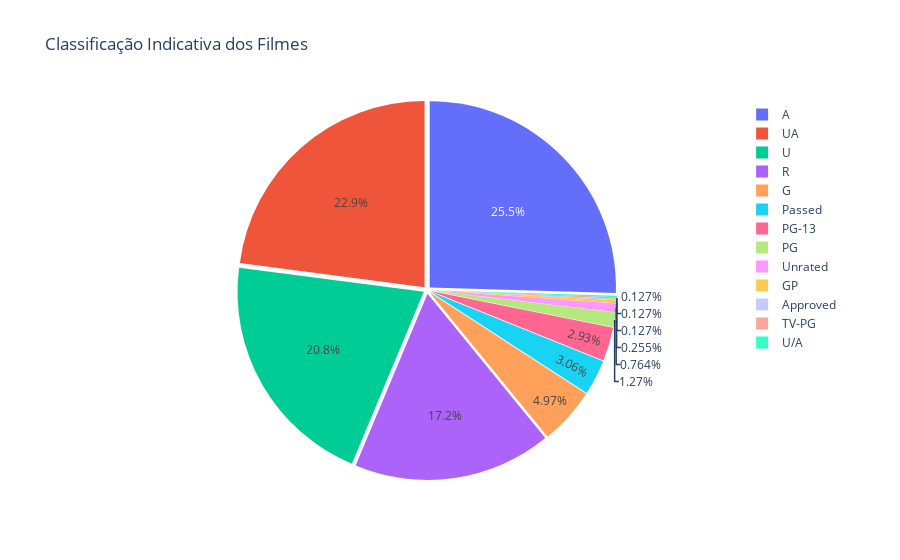

Notebook cell for this chart:
### Markdown cell above
**Classificação Indicativa dos Filmes**: Para verificar a proporção de cada classificação indicativa no Top 1000 filmes do IMDB, utilizaremos um **Gráfico de Pizza**, pois se trata de uma variável categórica nominal.

Como é possível observar, há 4 categorias superiores às outras: 
* **A** - *Adults*: Apenas adultos (+18)
* **UA**: Livre, porém crianças de 12 anos devem estar acompanhadas
* **U** - *Unrestricted*: Classificação Livre
* **R** - *Restricted*: Adolescentes (+16) acompanhados

### Code cell
pie_certificate = px.pie(
    values=df["Certificate"].value_counts(),
    names=df["Certificate"].unique(),
    title="Classificação Indicativa dos Filmes",
).update_traces(pull=0.02)
pie_certificate.show()

### Figure 1 — Plotly figure (JSON) as saved in the notebook; plotly's stock layout.template omitted (floating-point values rounded to 4 significant figures)
{"data": [{"domain": {"x": [0, 1], "y": [0, 1]}, "hovertemplate": "label=%{label}<br>value=%{value}<extra></extra>", "labels": ["A", "UA", "U", "R", "G", "Passed", "PG-13", "PG", "Unrated", "GP", "Approved", "TV-PG", "U/A"], "legendgroup": "", "name": "", "pull": 0.02, "showlegend": true, "type": "pie", "values": [200, 180, 163, 135, 39, 24, 23, 10, 6, 2, 1, 1, 1]}], "layout": {"legend": {"tracegroupgap": 0}, "title": {"text": "Classificação Indicativa dos Filmes"}}}
